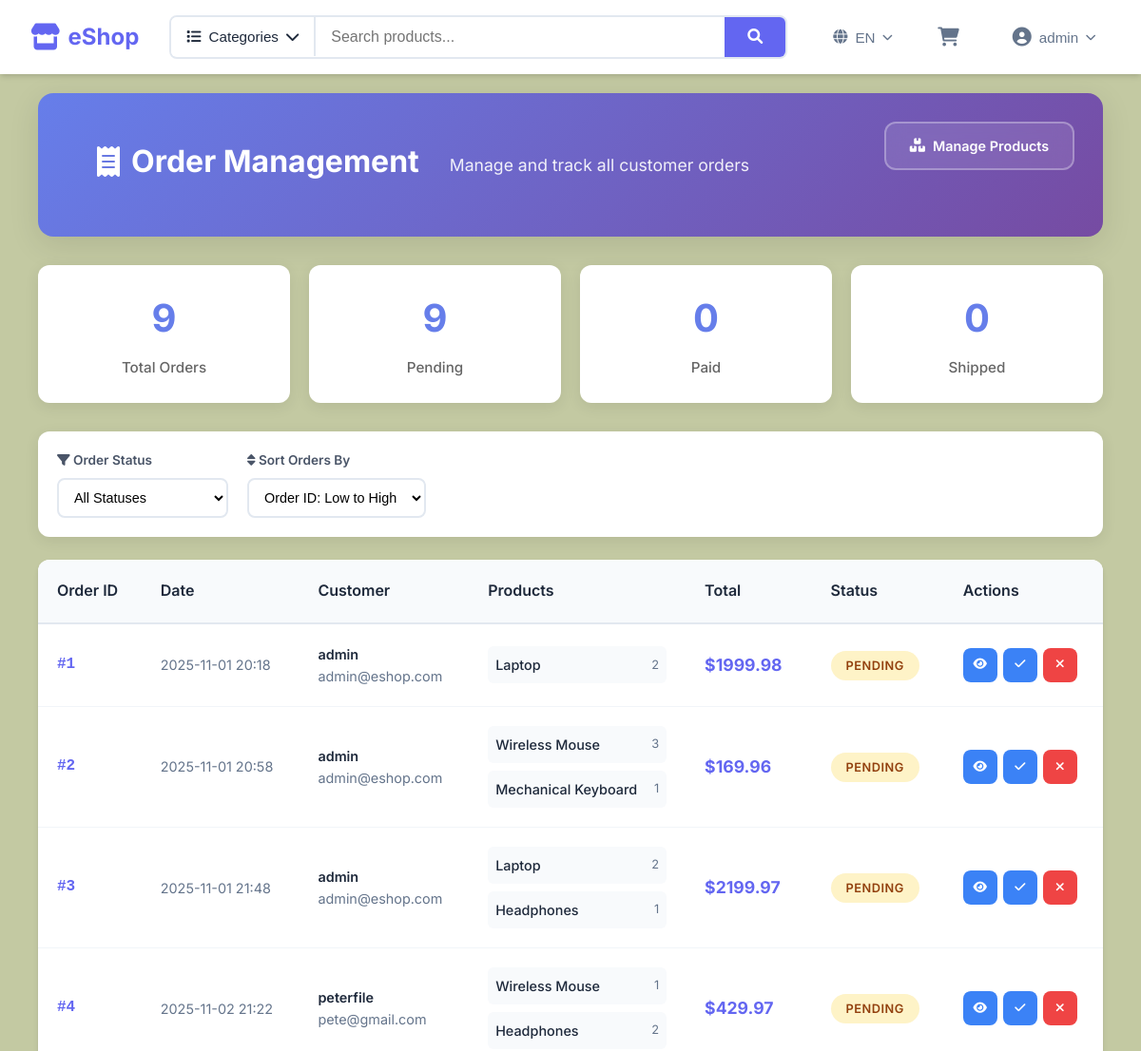
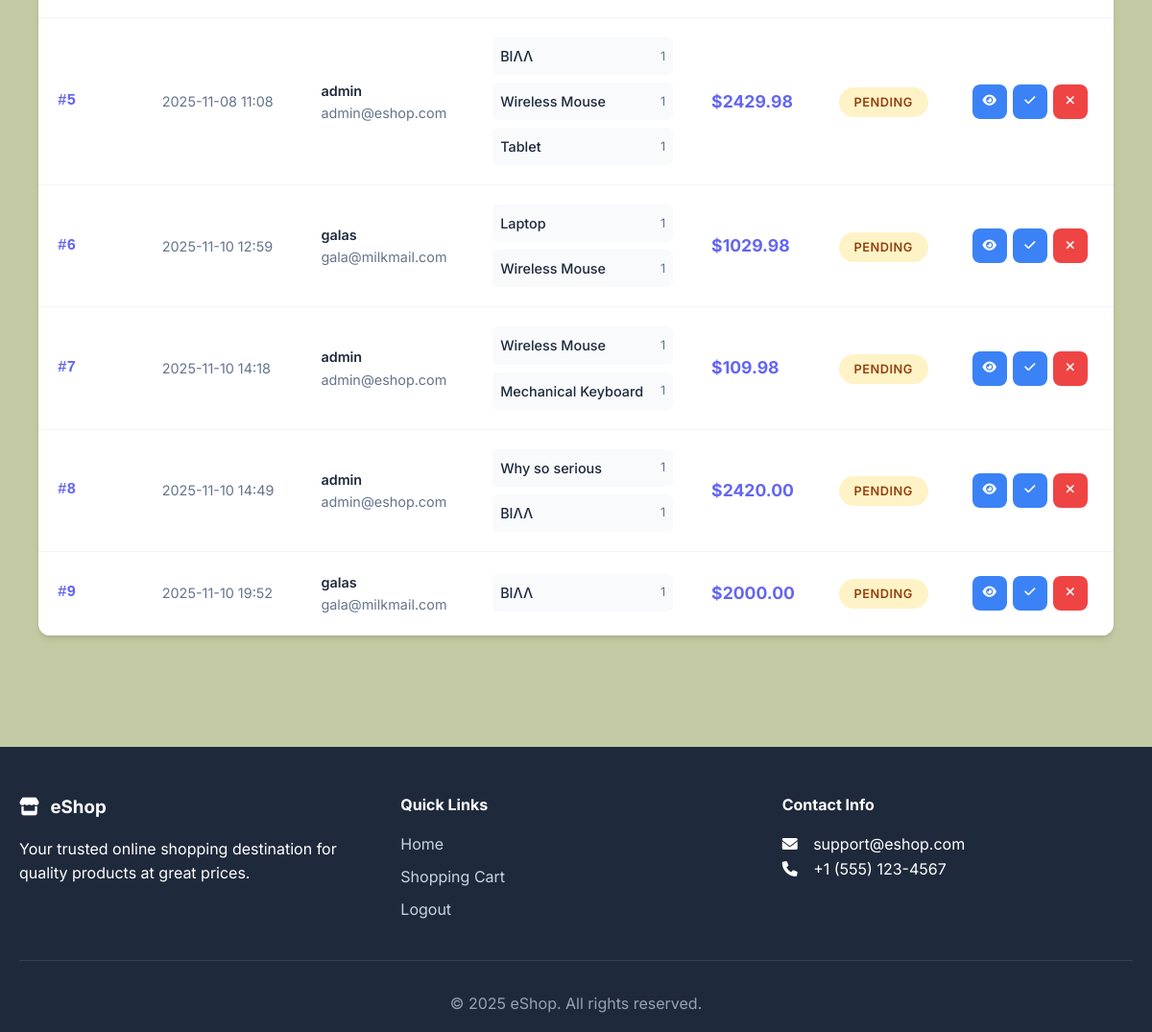
Page /orders (signed in) on the earlier database version (2 pictures, top to bottom).
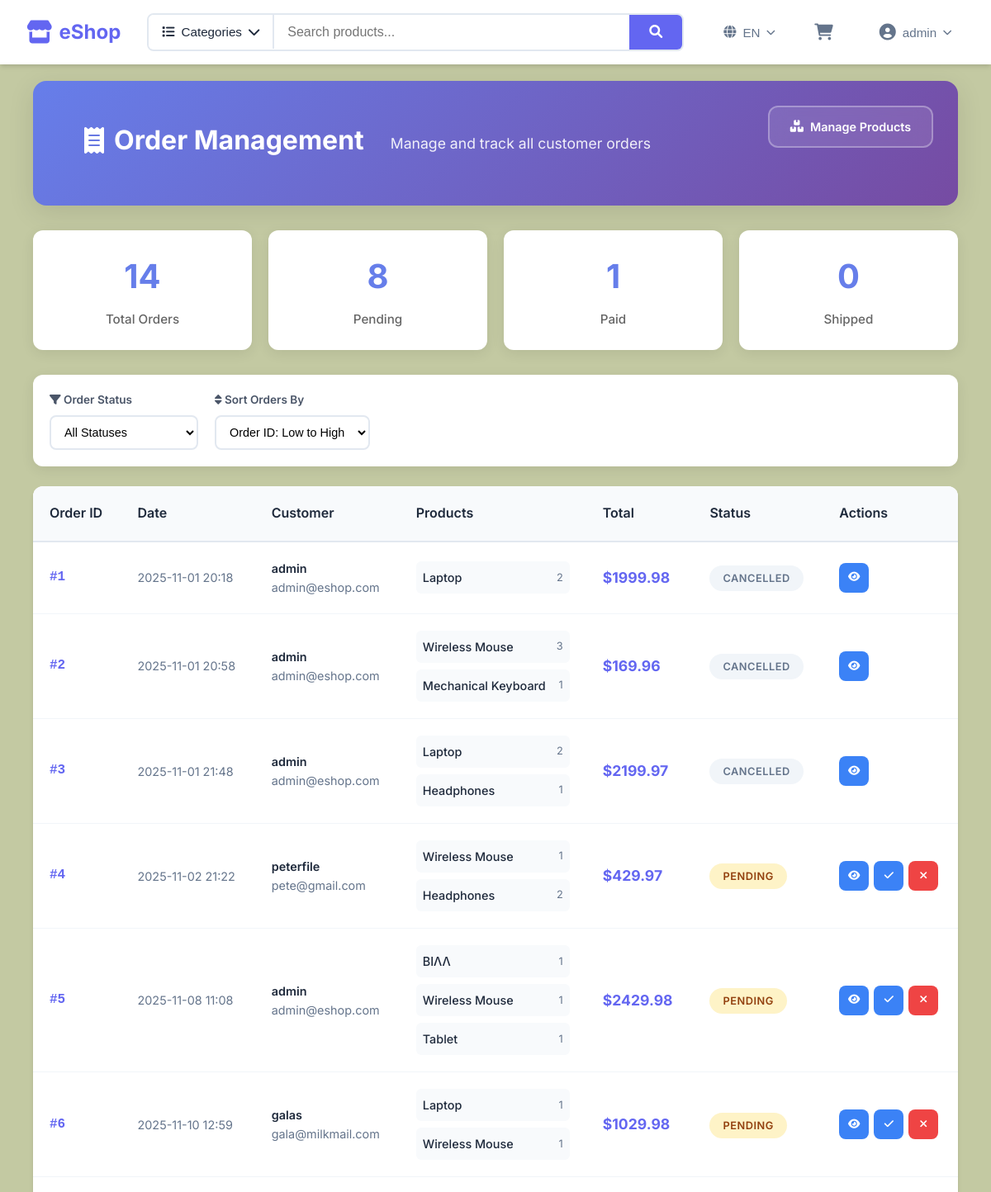
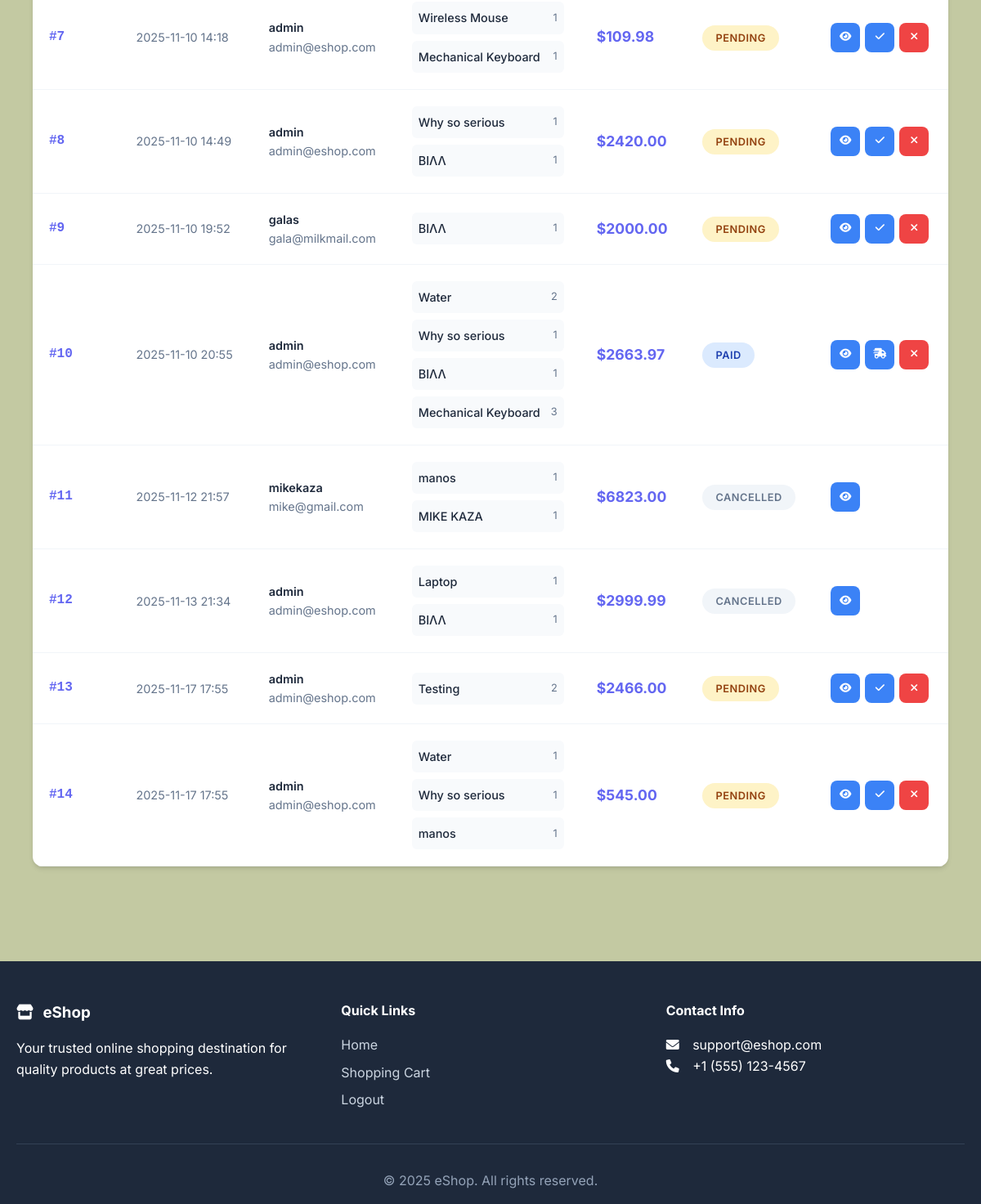
Same page on the later database version (2 pictures, top to bottom).
### tables this page shows
CREATE TABLE orders(
            order_id INTEGER PRIMARY KEY AUTOINCREMENT,
            user_id INTEGER NOT NULL,
            total DECIMAL(10, 2) NOT NULL,
            status TEXT CHECK(status IN ('pending','paid','shipped','cancelled')) DEFAULT 'pending',
            created_at TIMESTAMP DEFAULT CURRENT_TIMESTAMP,
            FOREIGN KEY(user_id) REFERENCES users(user_id)
        );

CREATE TABLE products(
            product_id INTEGER PRIMARY KEY AUTOINCREMENT,
            name VARCHAR(100) NOT NULL,
            description TEXT,
            price DECIMAL(10,2) NOT NULL,
            stock_quantity INTEGER NOT NULL DEFAULT 0,
            category VARCHAR(50),
            image_url VARCHAR(255),
            created_at TIMESTAMP DEFAULT CURRENT_TIMESTAMP
        );

### app.py (the view, shortened to what this page needs)
@app.route('/orders')
@login_required
def user_orders():
    try:
        with get_cursor() as cur:
            if session['role'] == 'admin':
                cur.execute("""
                    SELECT o.*,
                           u.username,
                           u.email,
                           GROUP_CONCAT(p.name || ' (x' || oi.quantity || ')') as product_names
                    FROM orders o
                    JOIN users u ON o.user_id = u.user_id
                    JOIN order_items oi ON o.order_id = oi.order_id
                    JOIN products p ON oi.product_id = p.product_id
                    GROUP BY o.order_id
                    ORDER BY o.created_at DESC
                """)
                orders = cur.fetchall()
                return render_template('admin_orders.html', orders=orders)
    except Exception as e:
        flash(f"Error loading orders: {str(e)}", 'danger')
        if session.get('role') == 'admin':
            return render_template('admin_orders.html', orders=[])
        else:
            return render_template('user_orders.html', orders=[])

### app.py (called while the page is built)
@app.context_processor
def utility_processor():
    def get_image_url(image_url):
        if not image_url:
            return url_for('static', filename='images/placeholder.png')
        if image_url.startswith('uploads/'):
            return url_for('static', filename=image_url)
        return image_url
    categories = []
    try:
        with get_cursor() as cur:
            cur.execute("SELECT DISTINCT category FROM products WHERE category IS NOT NULL AND category != '' ORDER BY category")
            categories = [row[0] for row in cur.fetchall()]
    except:
        pass
    return dict(get_image_url=get_image_url, global_categories=categories)

def get_db():
    db = getattr(g, '_database', None)
    if db is None:
        db = g._database = sqlite3.connect(DATABASE)
        db.row_factory = sqlite3.Row
    return db

@app.teardown_appcontext
def close_connection(exception):
    db = getattr(g, '_database', None)
    if db is not None:
        db.close()

@contextmanager
def get_cursor():
    db = get_db()
    cursor = db.cursor()
    try:
        yield cursor
        db.commit()
    except Exception as e:
        db.rollback()
        raise e
    finally:
        cursor.close()

### templates/admin_orders.html (shortened to what the changed rows need)
{% extends "base.html" %}
{% block content %}
<div class="admin-orders-container">
    <div class="admin-orders-header">
        <div class="header-content">
            <h1><i class="fas fa-receipt"></i> Order Management</h1>
        </div>
    </div>
    <div class="orders-stats">
        <div class="order-stat">
            <div class="stat-number">{{ orders|length }}</div>
            <div class="stat-label">Total Orders</div>
        </div>
        <div class="order-stat">
            <div class="stat-number">{{ orders|selectattr('status', 'equalto', 'pending')|list|length }}</div>
            <div class="stat-label">Pending</div>
        </div>
        <div class="order-stat">
            <div class="stat-number">{{ orders|selectattr('status', 'equalto', 'paid')|list|length }}</div>
            <div class="stat-label">Paid</div>
        </div>
    </div>
    {% if orders %}
        <div class="orders-container">
            <table class="orders-table">
                <thead>
                    <tr>
                        <th>Order ID</th>
                        <th>Date</th>
                        <th>Customer</th>
                        <th>Products</th>
                        <th>Total</th>
                        <th>Status</th>
                        <th>Actions</th>
                    </tr>
                </thead>
                <tbody id="ordersTableBody">
                    {% for order in orders %}
                        <tr class="data-row"
                            data-status="{{ order.status }}"
                            data-id="{{ order.order_id }}">
                            <td class="order-id">#{{ order.order_id }}</td>
                            <td>
                                <div class="order-date">{{ order.created_at[:16] }}</div>
                            </td>
                            <td>
                                <div class="customer-info">
                                    <div class="customer-name">{{ order.username }}</div>
                                    <div>{{ order.email }}</div>
                                </div>
                            </td>
                            <td class="order-products">
                                <div class="order-product-list">
                                    {% if order.product_names %}
                                        {% for product_info in order.product_names.split(',') %}
                                            <div class="order-product-item">
                                                <span class="order-product-name">{{ product_info.split('(x')[0].strip() }}</span>
                                                <span class="order-product-quantity">{{ product_info.split('(x')[1].replace(')', '').strip() if '(x' in product_info else 'x1' }}</span>
                                            </div>
                                        {% endfor %}
                                    {% else %}
                                        <span>No products</span>
                                    {% endif %}
                                </div>
                            </td>
                            <td class="order-total">${{ "%.2f"|format(order.total) }}</td>
                            <td>
                                <span class="order-status status-{{ order.status }}">{{ order.status|title }}</span>
                            </td>
                            <td>
                                <div class="admin-actions">
                                    <button class="btn-action btn-edit" onclick="viewOrderDetails({{ order.order_id }})" title="View Order">
                                        <i class="fas fa-eye"></i>
                                    </button>
                                    {% if order.status == 'pending' %}
                                    <button class="btn-action btn-edit" onclick="updateOrderStatus({{ order.order_id }}, 'paid')" title="Mark as Paid">
                                        <i class="fas fa-check"></i>
                                    </button>
                                    {% elif order.status == 'paid' %}
                                    <button class="btn-action btn-edit" onclick="updateOrderStatus({{ order.order_id }}, 'shipped')" title="Mark as Shipped">
                                        <i class="fas fa-shipping-fast"></i>
                                    </button>
                                    {% endif %}
                                    {% if order.status != 'cancelled' %}
                                    <button class="btn-action btn-delete" onclick="updateOrderStatus({{ order.order_id }}, 'cancelled')" title="Cancel Order">
                                        <i class="fas fa-times"></i>
                                    </button>
                                    {% endif %}
                                </div>
                            </td>
                        </tr>
                    {% endfor %}
                </tbody>
            </table>
        </div>
    {% else %}
        <div class="empty-orders">
            <i class="fas fa-receipt"></i>
            <h3>No Orders Yet</h3>
            <p>Orders will appear here when customers make purchases</p>
        </div>
    {% endif %}
</div>
{% endblock %}

Differences in the rows shown:
added orders: order_id "14", created_at "2025-11-17 17:55", username "admin", email "admin@eshop.com", total "545.00", status "PENDING", products (split "Why so serious", split "1")
now on this page (row edited): products: split "Water", split "1", split "2"
added products: split "manos", split "1"
added orders: order_id "13", created_at "2025-11-17 17:55", username "admin", email "admin@eshop.com", total "2466.00", status "PENDING"
added products: split "Testing", split "2", shown under "13"
added orders: order_id "12", created_at "2025-11-13 21:34", username "admin", email "admin@eshop.com", total "2999.99", status "CANCELLED", products (split "Laptop", split "1"), products (split "ΒΙΛΛ", split "1")
added orders: order_id "11", created_at "2025-11-12 21:57", username "mikekaza", email "mike@gmail.com", total "6823.00", status "CANCELLED"
added products: split "MIKE KAZA", split "1", shown under "11"
added orders: order_id "10", created_at "2025-11-10 20:55", username "admin", email "admin@eshop.com", total "2663.97", status "PAID", products (split "Why so serious", split "1"), products (split "ΒΙΛΛ", split "1"), products (split "Mechanical Keyboard", split "3")
changed orders id 3: status "PENDING" → "CANCELLED"
changed orders id 2: status "PENDING" → "CANCELLED"
changed orders id 1: status "PENDING" → "CANCELLED"
Other differences:
{{ orders|length }}: "9" → "14"
{{ orders|selectattr('status', 'equalto', 'pending')|list|length }}: "9" → "8"
{{ orders|selectattr('status', 'equalto', 'paid')|list|length }}: "0" → "1"
